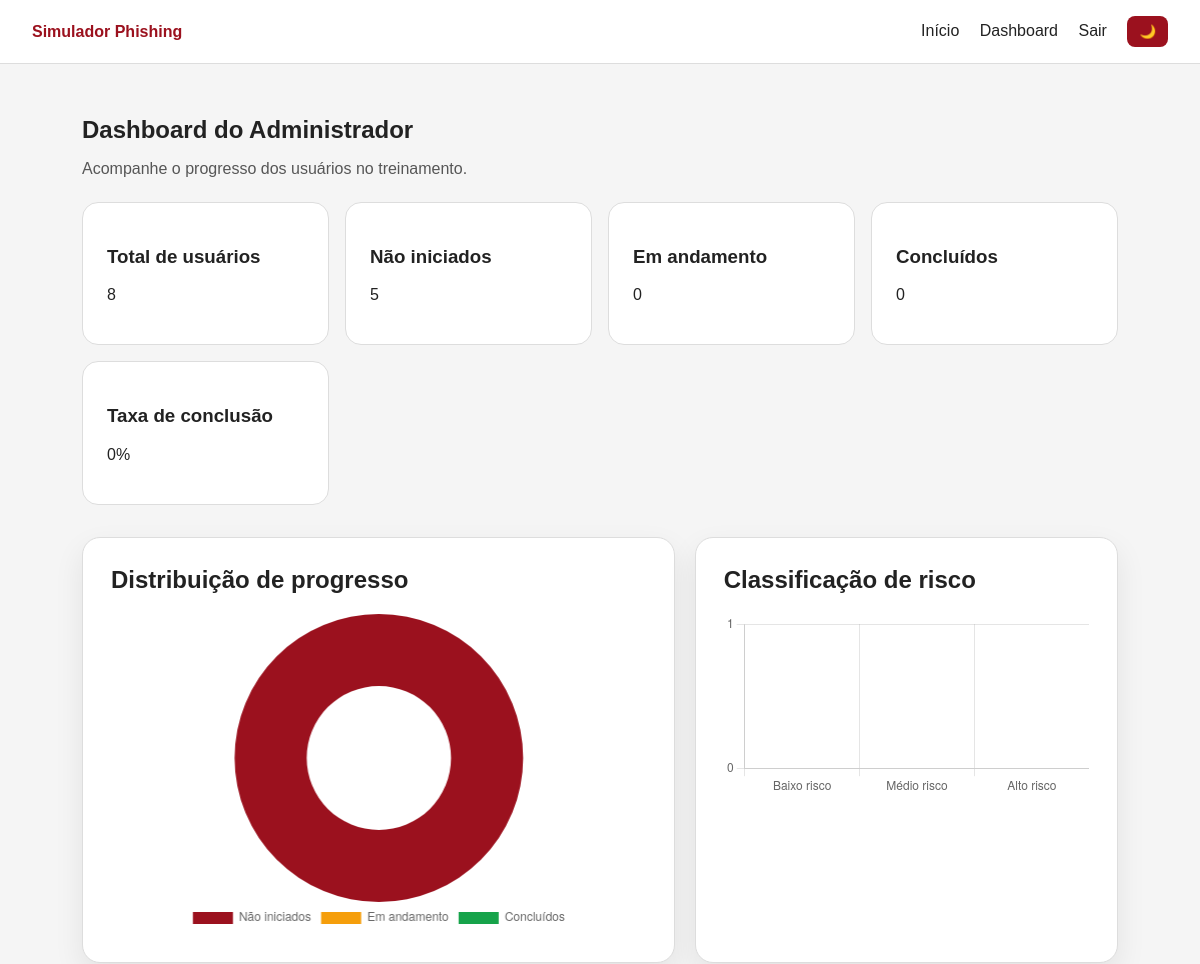
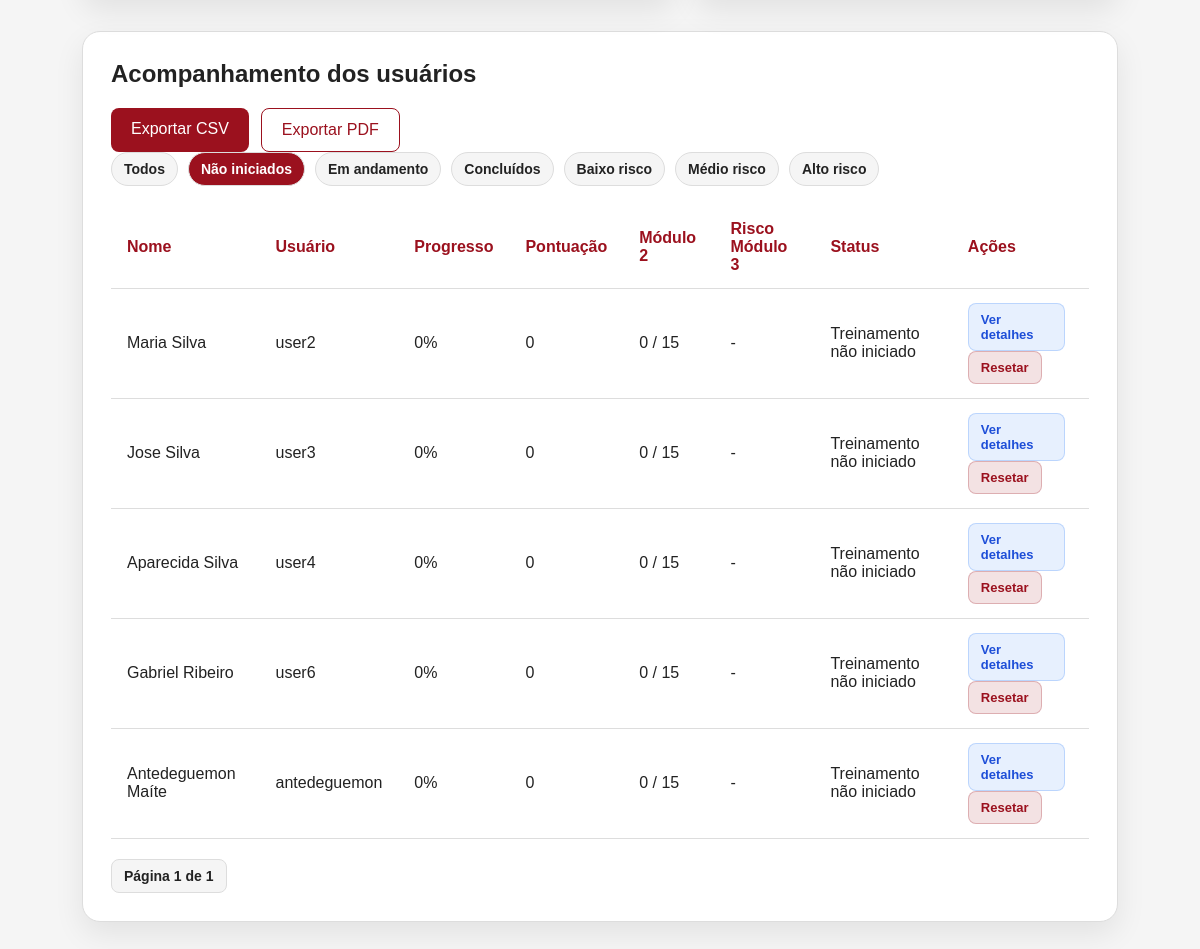
The app's page /dashboard/?filtro=nao_iniciados (signed in), older data (2 pictures, top to bottom).
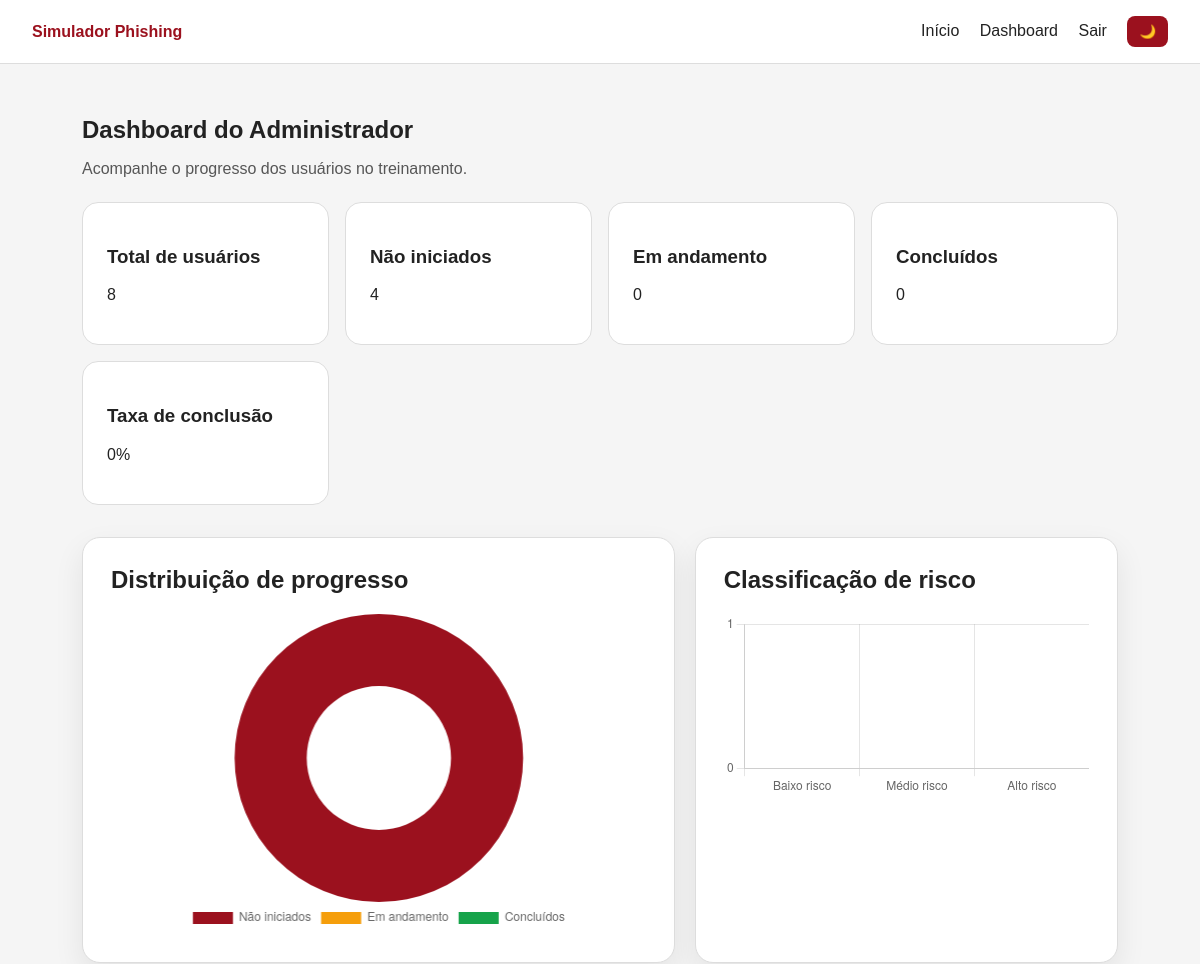
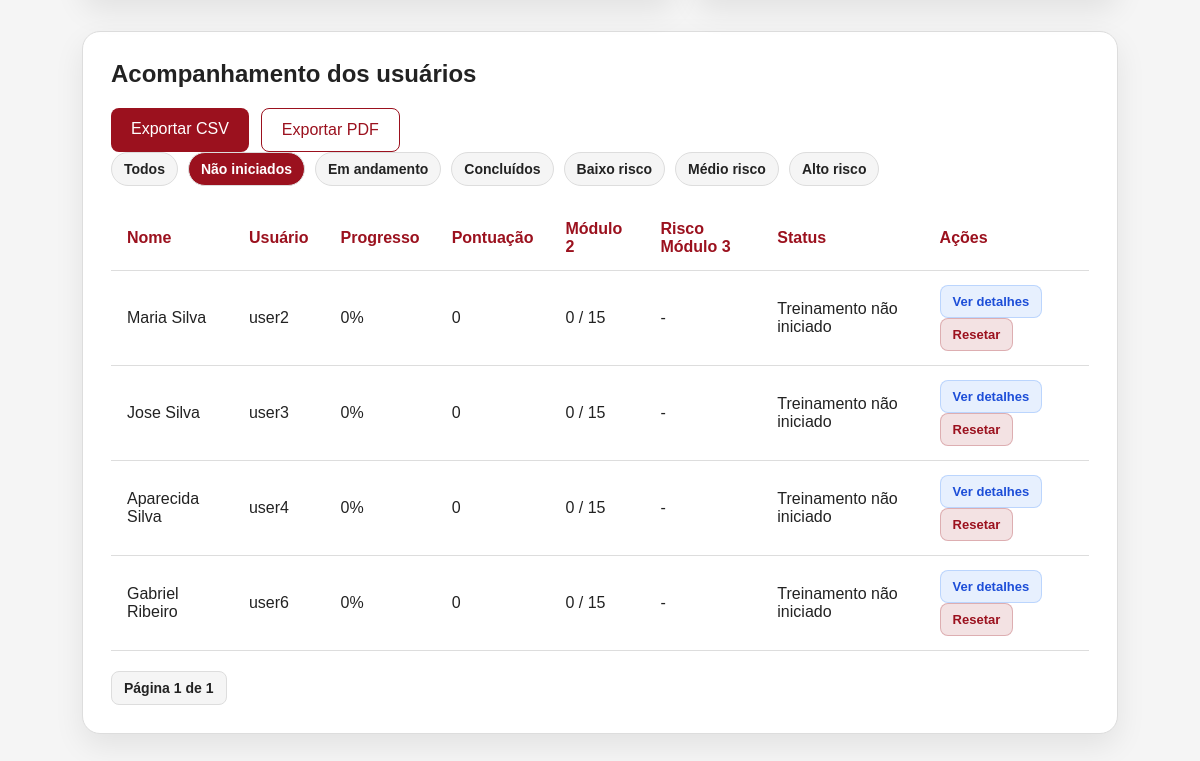
The same page, newer data (2 pictures, top to bottom).
### treinamento/models.py (models this page shows, shortened)
class UserProgress(models.Model):
    user = models.OneToOneField(User, on_delete=models.CASCADE)
    modulo1_concluido = models.BooleanField(default=False)
    modulo2_concluido = models.BooleanField(default=False)
    modulo2_score = models.IntegerField(default=0)
    modulo2_total = models.IntegerField(default=15)
    modulo3_concluido = models.BooleanField(default=False)
    modulo3_risco = models.CharField(max_length=20, blank=True, null=True)
    modulo3_pontos_risco = models.IntegerField(default=0)
    total_score = models.IntegerField(default=0)
    criado_em = models.DateTimeField(auto_now_add=True)
    atualizado_em = models.DateTimeField(auto_now=True)
    def calcular_progresso(self):
        concluidos = 0
        if self.modulo1_concluido:
            concluidos += 1
        if self.modulo2_concluido:
            concluidos += 1
        if self.modulo3_concluido:
            concluidos += 1
        return round((concluidos / 3) * 100)
    def calcular_status(self):
        progresso = self.calcular_progresso()
        if progresso == 0:
            return 'Treinamento não iniciado'
        if progresso < 100:
            return 'Em andamento'
        return 'Treinamento concluído'

### core/views.py (the view)
# urls.py: path('dashboard/', core_views.dashboard, name='dashboard'),
@login_required
def dashboard(request):
    if request.user.is_staff or request.user.is_superuser:
        todos_progresses = UserProgress.objects.select_related('user').filter(
            user__is_staff=False,
            user__is_superuser=False
        )
        progresses = list(todos_progresses)
        filtro = request.GET.get('filtro', 'todos')
        if filtro == 'nao_iniciados':
            progresses = [p for p in progresses if p.calcular_progresso() == 0]
        elif filtro == 'em_andamento':
            progresses = [p for p in progresses if 0 < p.calcular_progresso() < 100]
        elif filtro == 'concluidos':
            progresses = [p for p in progresses if p.calcular_progresso() == 100]
        elif filtro == 'baixo_risco':
            progresses = [p for p in progresses if p.modulo3_risco == 'Baixo risco']
        elif filtro == 'medio_risco':
            progresses = [p for p in progresses if p.modulo3_risco == 'Médio risco']
        elif filtro == 'alto_risco':
            progresses = [p for p in progresses if p.modulo3_risco == 'Alto risco']
        paginator = Paginator(progresses, 5)
        page_number = request.GET.get('page')
        page_obj = paginator.get_page(page_number)
        total_usuarios = todos_progresses.count()
        nao_iniciados = 0
        em_andamento = 0
        concluidos = 0
        baixo_risco = 0
        medio_risco = 0
        alto_risco = 0
        for progress in progresses:
            progresso = progress.calcular_progresso()
            if progresso == 0:
                nao_iniciados += 1
            elif progresso < 100:
                em_andamento += 1
            else:
                concluidos += 1
            if progress.modulo3_risco == 'Baixo risco':
                baixo_risco += 1
            elif progress.modulo3_risco == 'Médio risco':
                medio_risco += 1
            elif progress.modulo3_risco == 'Alto risco':
                alto_risco += 1
        taxa_conclusao = round((concluidos / total_usuarios) * 100) if total_usuarios > 0 else 0
        return render(request, 'core/dashboard_admin.html', {
            'progresses': page_obj,
            'page_obj': page_obj,
            'total_usuarios': total_usuarios,
            'nao_iniciados': nao_iniciados,
            'em_andamento': em_andamento,
            'concluidos': concluidos,
            'taxa_conclusao': taxa_conclusao,
            'baixo_risco': baixo_risco,
            'medio_risco': medio_risco,
            'alto_risco': alto_risco,
            'filtro_atual': filtro,
        })
    progress, created = UserProgress.objects.get_or_create(user=request.user)
    return render(request, 'core/dashboard_user.html', {
        'progress': progress,
    })

### templates/core/dashboard_admin.html (shortened to what the changed rows need)
{% extends 'base.html' %}
{% load static %}
{% block content %}
<section class="dashboard-header">
    <h1>Dashboard do Administrador</h1>
</section>
<section class="dashboard-grid">
    <div class="card">
        <h3>Não iniciados</h3>
        <p>{{ nao_iniciados }}</p>
    </div>
</section>
<section class="admin-charts">
    <div class="admin-chart-card">
        <h2>Distribuição de progresso</h2>
    </div>
    <div class="admin-chart-card">
        <h2>Classificação de risco</h2>
    </div>
</section>
<section class="admin-table-card">
    <h2>Acompanhamento dos usuários</h2>
    <div class="table-wrapper">
        <table class="admin-table">
            <thead>
                <tr>
                    <th>Nome</th>
                    <th>Usuário</th>
                    <th>Progresso</th>
                    <th>Pontuação</th>
                    <th>Módulo 2</th>
                    <th>Risco Módulo 3</th>
                    <th>Status</th>
                    <th>Ações</th>
                </tr>
            </thead>
            <tbody>
                {% for progress in progresses %}
                    <tr>
                        <td>{{ progress.user.first_name }} {{ progress.user.last_name }}</td>
                        <td>{{ progress.user.username }}</td>
                        <td>{{ progress.calcular_progresso }}%</td>
                        <td>{{ progress.total_score }}</td>
                        <td>{{ progress.modulo2_score }} / {{ progress.modulo2_total }}</td>
                        <td>
                            {% if progress.modulo3_risco %}
                                {{ progress.modulo3_risco }}
                            {% else %}
                                -
                            {% endif %}
                        </td>
                        <td>{{ progress.calcular_status }}</td>
                        <td>
                            <a class="table-action" href="{% url 'detalhe_usuario' progress.id %}">
                                Ver detalhes
                            </a>
                            <a class="table-action danger"
                            href="{% url 'resetar_progresso_usuario' progress.id %}"
                            onclick="return confirm('Tem certeza que deseja resetar o progresso deste usuário?')">
                                Resetar
                            </a>
                        </td>
                    </tr>
                {% empty %}
                    <tr>
                        <td colspan="8">Nenhum usuário encontrado.</td>
                    </tr>
                {% endfor %}
            </tbody>
        </table>
    </div>
</section>
{% endblock %}

Row changes from the older to the newer data that the page shows:
no longer on this page (row edited): UserProgress: user.first_name "Antedeguemon", user.last_name "Maíte", user.username "antedeguemon", calcular_progresso "0", total_score "0", modulo2_score "0", modulo2_total "15", calcular_status "Treinamento não iniciado"
Text that changed along with them:
{{ nao_iniciados }}: "5" → "4"
